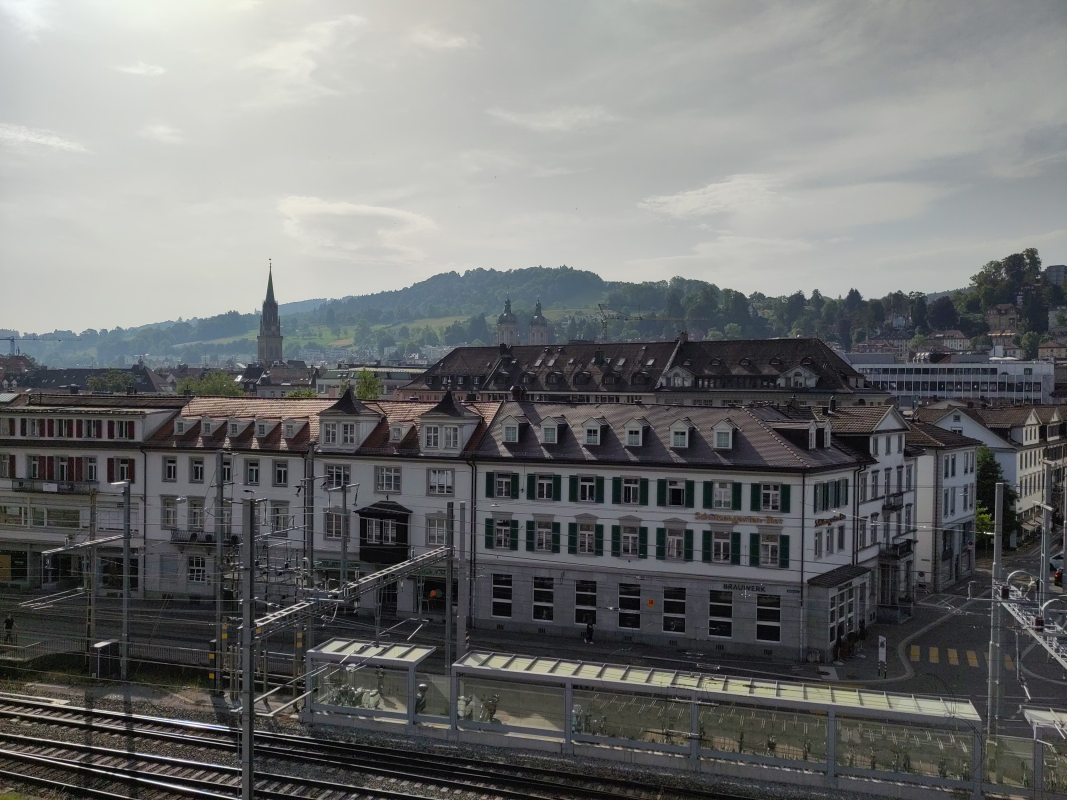
#> input picture lectures/03_image_geometry/data/IMG_20230622_085147.jpg, 3200 x 2400 px (shown at 1/3 size)
$ jupyter execute homographies.ipynb
#> lines starting #> are read from the running program, lines starting #| are printed output that depends on the picture
# Lecture 03: Image Geometry

This notebook features a quick example on how you can perform geometric transformations. This example is based on: https://scikit-image.org/docs/stable/auto_examples/transform/plot_geometric.html#sphx-glr-auto-examples-transform-plot-geometric-py

[cell 1]
from skimage import io
from skimage import transform
from skimage import img_as_float

import numpy as np
import matplotlib.pyplot as plt

img = io.imread('data/IMG_20230622_085147.jpg')
#> img is the input picture: shape (2400, 3200, 3); mean R, G, B 112.1, 113.3, 113.4

img.shape
#> Out = (2400, 3200, 3)

[cell 2]
plt.imshow(img)

We define arrays that contain image locations that we would like to warp:

[cell 3]
src = np.array([[0, 0], [400, 0], [400, 100], [0, 100]])
dst = np.array([[500, 1800], [2400, 2000], [2400, 1200], [500, 1150]])

[cell 4]
f, ax = plt.subplots(1, 1, figsize=(20, 10))
ax.imshow(img)
ax.scatter(dst[:, 0], dst[:, 1], color='red')
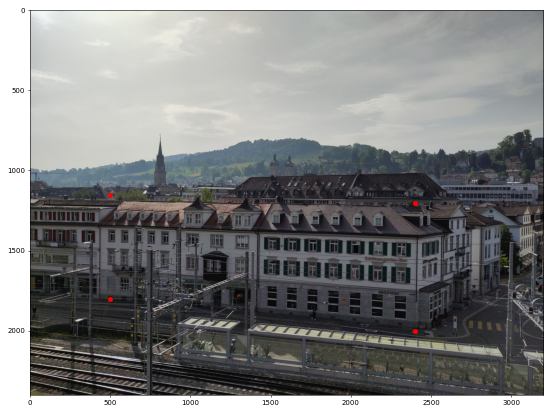
#> figure drawn by matplotlib, 1 panel

We warp the facade of the building into a rectangular projection, as if we would stand right in front of it.

[cell 5]
tform = transform.ProjectiveTransform()
tform.estimate(src, dst)
warped = transform.warp(img, tform, output_shape=(100, 400))
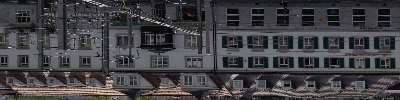
#> warped: shape (100, 400, 3) float64; mean R, G, B 0.265, 0.261, 0.274

[cell 6]
f, ax = plt.subplots(1, 1, figsize=(20, 4))
ax.imshow(warped[::-1])
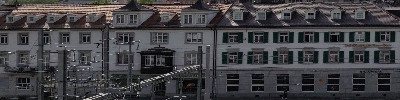
#> shown: shape (100, 400, 3) float64; mean R, G, B 0.265, 0.261, 0.274

$ run again, with lectures/03_image_geometry/data/IMG_20230622_085151.jpg copied over lectures/03_image_geometry/data/IMG_20230622_085147.jpg
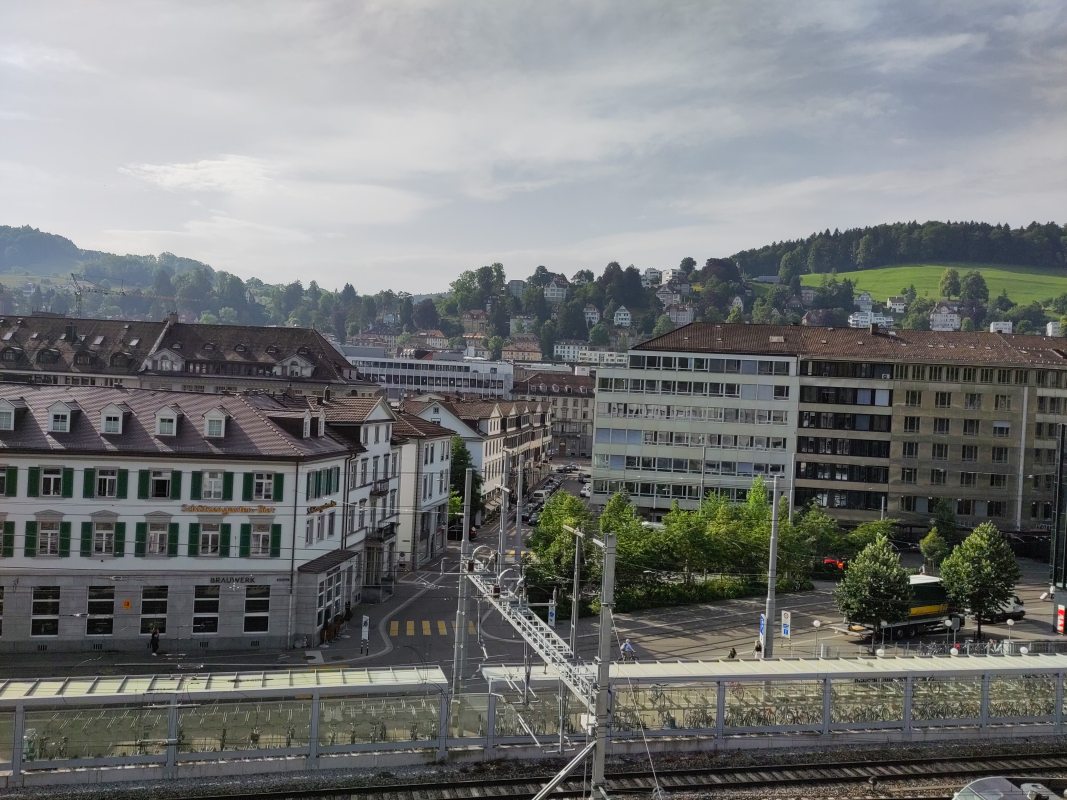
#> input picture lectures/03_image_geometry/data/IMG_20230622_085151.jpg, 3200 x 2400 px (shown at 1/3 size)
#> img is the input picture: shape (2400, 3200, 3); mean R, G, B 116.6, 118.7, 118.6
#> `warped = transform.warp(img, tform, output_shape=(100, 400))`:
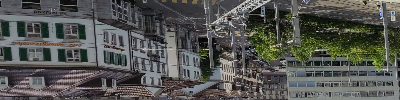
#> warped: shape (100, 400, 3) float64; mean R, G, B 0.333, 0.338, 0.323
#> `[cell 6] f, ax = plt.subplots(1, 1, figsize=(20, 4)) ax.imshow(warped[..`:
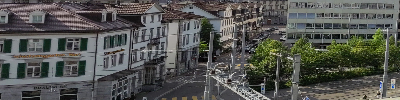
#> shown: shape (100, 400, 3) float64; mean R, G, B 0.333, 0.338, 0.323
